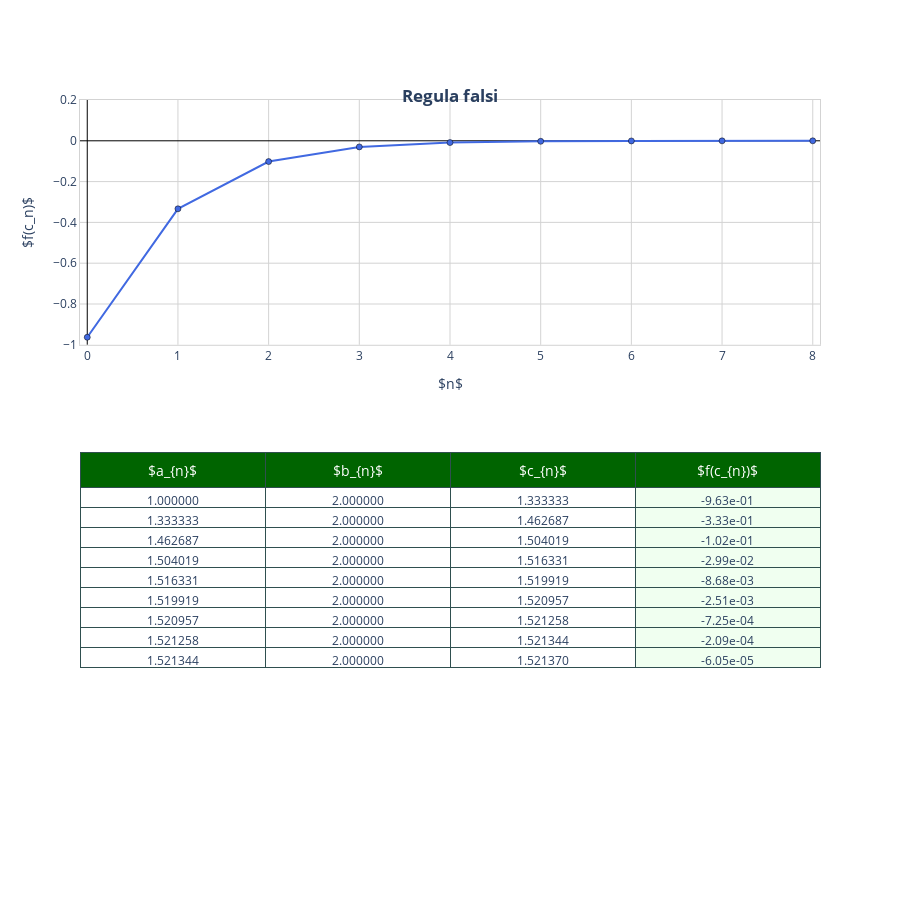

Notebook source saved alongside this figure:
### Markdown cell above
Thus, for the above example, we have,

### Code cell
data = Regula_falsi(f, a, b, Nmax = 20, TOL = 1e-4)
#
Bracketing_Methods_Figs(data, Name = 'Regula falsi', YL = [-1, .2], CL = 'RoyalBlue')

### Figure 1 — Plotly figure (JSON) as saved in the notebook; plotly's stock layout.template omitted (floating-point values rounded to 4 significant figures)
{"data": [{"marker": {"color": "RoyalBlue", "line": {"color": "Black", "width": 0.5}}, "mode": "lines+markers", "opacity": 1, "type": "scatter", "x": [0, 1, 2, 3, 4, 5, 6, 7, 8], "xaxis": "x", "y": [-0.963, -0.3333, -0.1018, -0.02989, -0.008675, -0.002509, -0.0007248, -0.0002093, -6.046e-05], "yaxis": "y"}, {"cells": {"align": ["center", "center"], "fill": {"color": ["white", "white", "white", "HoneyDew"]}, "font": {"size": 12}, "height": 20, "line": {"color": "darkslategray"}, "values": [["1.000000", "1.333333", "1.462687", "1.504019", "1.516331", "1.519919", "1.520957", "1.521258", "1.521344"], ["2.000000", "2.000000", "2.000000", "2.000000", "2.000000", "2.000000", "2.000000", "2.000000", "2.000000"], ["1.333333", "1.462687", "1.504019", "1.516331", "1.519919", "1.520957", "1.521258", "1.521344", "1.521370"], ["-9.63e-01", "-3.33e-01", "-1.02e-01", "-2.99e-02", "-8.68e-03", "-2.51e-03", "-7.25e-04", "-2.09e-04", "-6.05e-05"]]}, "domain": {"x": [0, 1], "y": [0, 0.51]}, "header": {"align": ["center", "center"], "fill": {"color": "DarkGreen"}, "font": {"color": "white", "size": 14}, "height": 25, "line": {"color": "darkslategray"}, "values": ["$a_{n}$", "$b_{n}$", "$c_{n}$", "$f(c_{n})$"]}, "type": "table"}], "layout": {"height": 900, "legend": {"bordercolor": "Blue", "borderwidth": 1, "font": {"color": "black", "size": 12}, "orientation": "v", "x": 0.02, "y": 0.98}, "plot_bgcolor": "white", "title": {"text": "<b>Regula falsi<b>", "x": 0.5, "xanchor": "center", "y": 0.9, "yanchor": "top"}, "xaxis": {"anchor": "y", "domain": [0, 1], "gridcolor": "Lightgray", "gridwidth": 1, "linecolor": "Lightgray", "linewidth": 1, "mirror": true, "range": [-0.08, 8.08], "showgrid": true, "showline": true, "title": {"text": "$n$"}, "type": "linear", "zeroline": true, "zerolinecolor": "Black", "zerolinewidth": 1}, "yaxis": {"anchor": "x", "domain": [0.66, 1], "gridcolor": "Lightgray", "gridwidth": 1, "linecolor": "Lightgray", "linewidth": 1, "mirror": true, "range": [-1, 0.2], "showgrid": true, "showline": true, "title": {"text": "$f(c_n)$"}, "type": "linear", "zeroline": true, "zerolinecolor": "Black", "zerolinewidth": 1}}}
